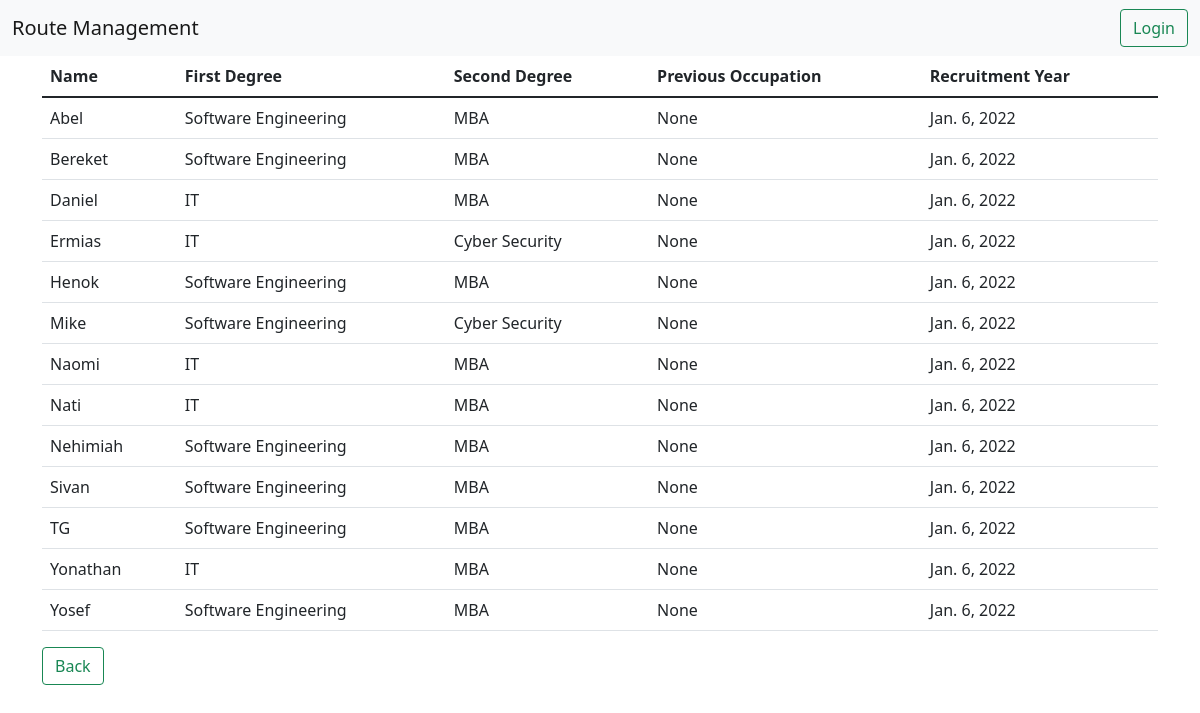
/showStaff/, run on an earlier commit of the app's database.
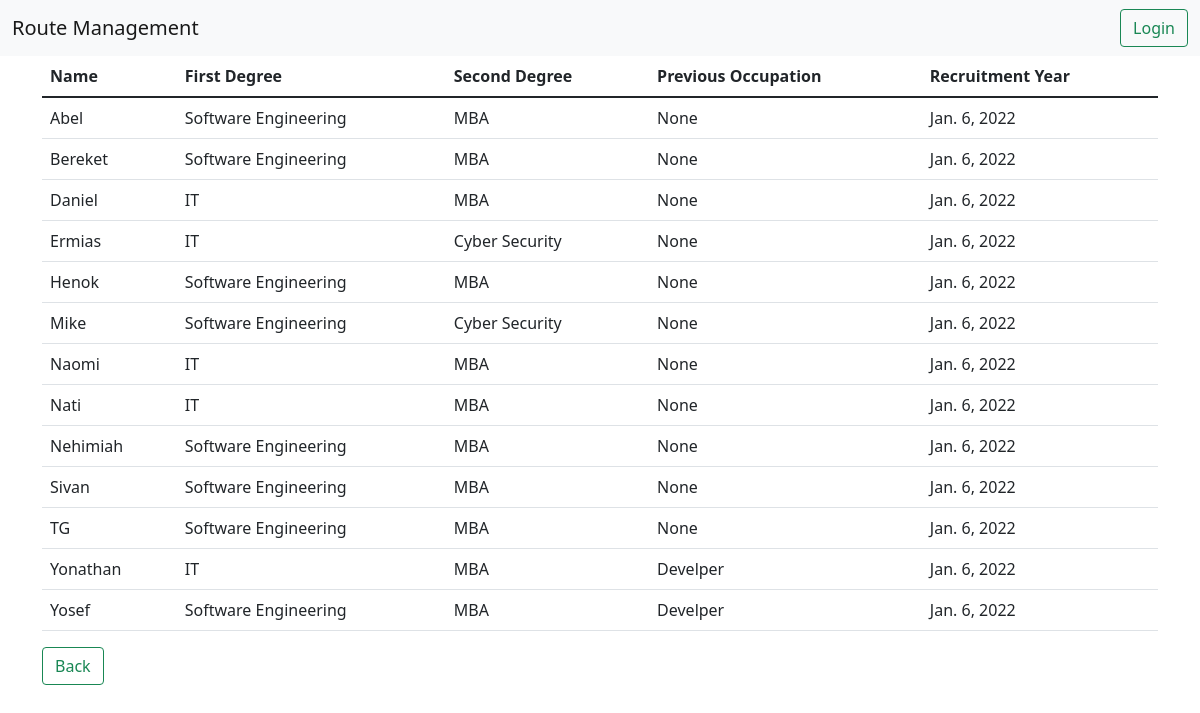
And on a later commit of the database.
### shuffle/models.py (models this page shows, shortened)
class StaffProfile(models.Model):
    user = models.OneToOneField(User, null=True, on_delete=models.CASCADE)
    isAvailable = models.BooleanField(default=True)
    firstDegree = models.CharField(max_length=100)
    secondDegree = models.CharField(max_length=100)
    perviousOccupation = models.CharField(max_length=100, null=True)
    recruitmentYear = models.DateField(default=datetime.date.today)
    dateCreated = models.DateTimeField(default=timezone.now)

### shuffle/views.py (the view)
# urls.py: path("showStaff/", views.showAllStaff, name="allStaff"),
def showAllStaff(request):
    staffMembers = StaffProfile.objects.all()
    return render(
        request, "shuffle/showStaff.html", context={"staffMembers": staffMembers}
    )

### shuffle/templates/shuffle/showStaff.html
{%extends 'base.html'%}
{%block content%}
    <table class="table table-borderd table-hover">
        <thead>
            <tr>
                <th>Name</th>
                <th>First Degree</th>
                <th>Second Degree</th>
                <th>Previous Occupation</th>
                <th>Recruitment Year</th>
            </tr>
        </thead>
        <tbody>
            {%for member in staffMembers%}
                <tr>
                    <td>{{member.user.username}}</td>
                    <td>{{member.firstDegree}}</td>
                    <td>{{member.secondDegree}}</td>
                    <td>{{member.perviousOccupation}}</td>
                    <td>{{member.recruitmentYear}}</td>
                </tr>
            {%endfor%}
        </tbody>
    </table>
    <a href="{%url 'shuffle:index' %}" class="btn btn-outline-success">Back</a>
{%endblock%}

What changed in the data, as far as the page shows it:
changed StaffProfile "Yonathan": perviousOccupation "None" → "Develper"
changed StaffProfile "Yosef": perviousOccupation "None" → "Develper"
